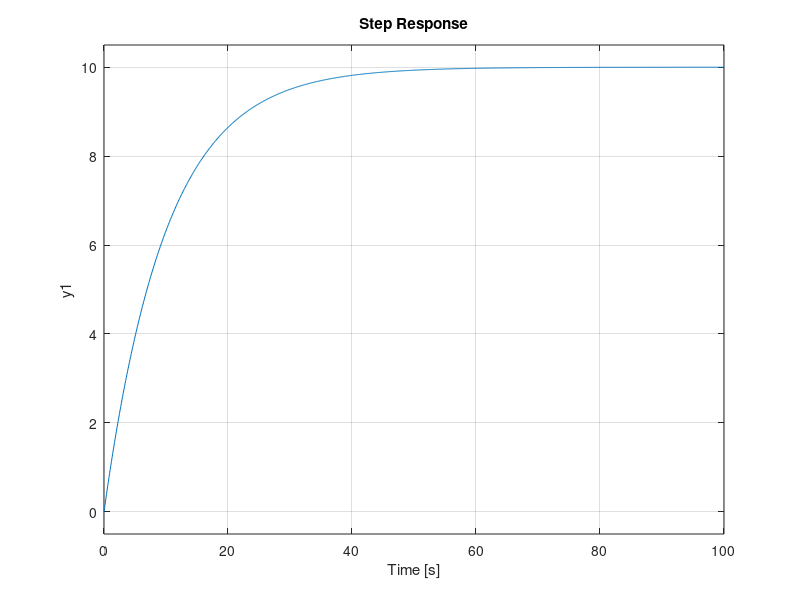

Recreate this plot in MATLAB. (Note: this script raises an error after producing the figure.)
clc;clear all;close all
%%%%%%%%%%%%%%%%%%%%%%%%%%%%%%%%%%%%%%%%%
%% Resposta para entrada degrau de amplitude A
%Parâmetros
N = 1000; % número de pontos
fs = 10; %frequência de amostragem
dt = 1/fs;  %tempo de amostragem
T = N*dt;%período
t = 0:dt:T;

num = [0 1];
den = [1 0.1];
G = tf(num,den)

figure
step(G,t),grid on;

A = 5;
opt = stepDataOptions('StepAmplitude',A);
figure
step(G,t,opt),grid on;

%% para Octave

[y] = step(G,t),grid on;
y = y*A;
figure
plot(t,y);grid on

